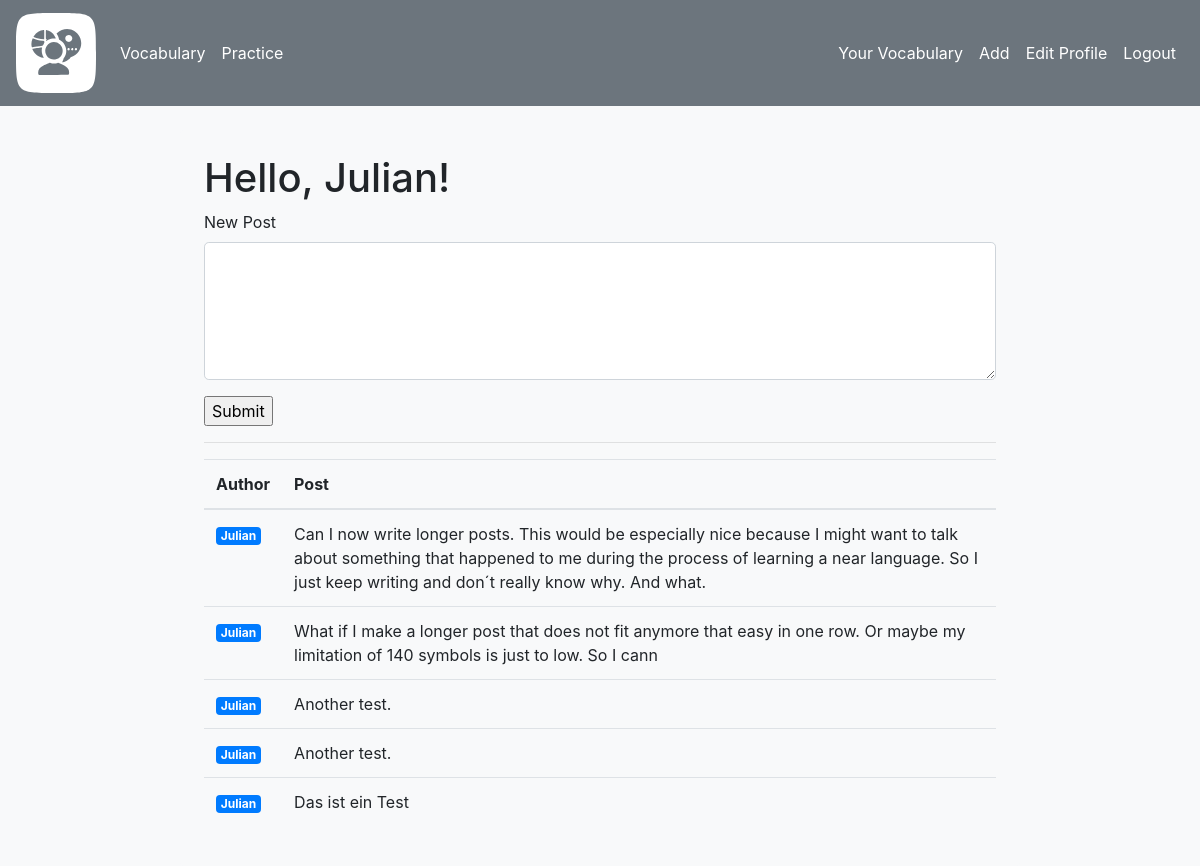
Before: /index (signed in) with the older database file.
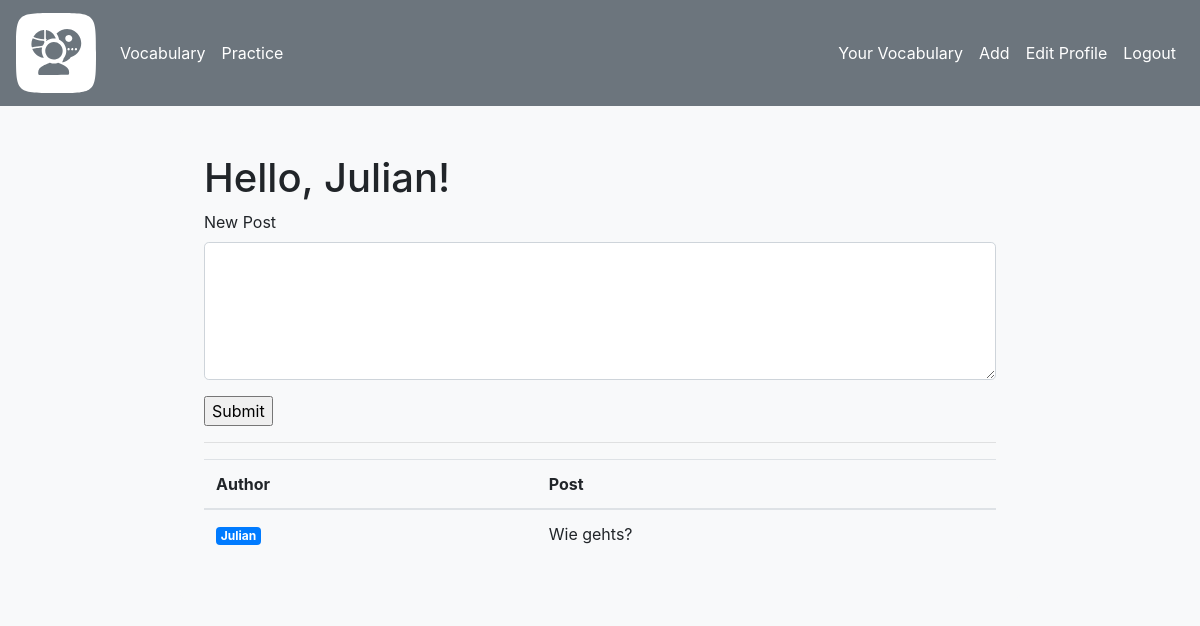
After: the same page with the newer database file.
### app/models.py (models this page shows, shortened)
class User(UserMixin, db.Model):
    __tablename__ = "user"
    id: so.Mapped[int] = so.mapped_column(primary_key=True)
    username: so.Mapped[str] = so.mapped_column(sa.String(64), index=True, unique=True)
    email: so.Mapped[str] = so.mapped_column(sa.String(120), index=True, unique=True)
    password_hash: so.Mapped[Optional[str]] = so.mapped_column(sa.String(256))
    about_me: so.Mapped[Optional[str]] = so.mapped_column(sa.String(140))
    last_seen: so.Mapped[Optional[datetime]] = so.mapped_column(default=lambda: datetime.now(timezone.utc))
    languages: so.Mapped[list['Language']]= so.relationship(
        secondary=user_language,
        back_populates='users')
    vocables: so.Mapped[list['Vocable']]=so.relationship(back_populates='user')
    posts: so.Mapped[list['Post']]=so.relationship(back_populates='author')
    def avatar(self, size):
        digest = md5(self.email.lower().encode('utf-8')).hexdigest()
        return f"https://www.gravatar.com/avatar/{digest}?d=identicon&s={size}"

class Post(db.Model):
    __tablename__="post"
    id: so.Mapped[int] = so.mapped_column(primary_key=True)
    body: so.Mapped[str] = so.mapped_column(sa.String(500))
    timestamp: so.Mapped[datetime] = so.mapped_column(index=True, default=lambda: datetime.now(timezone.utc))
    user_id: so.Mapped[int] = so.mapped_column(sa.ForeignKey(User.id), index=True)
    author: so.Mapped[User] = so.relationship(back_populates='posts')

### app/routes.py (the view)
@app.route('/')
@app.route('/index', methods=["GET","POST"])
@login_required
def index():
    form = AddPostForm()
    if form.validate_on_submit():
        new_post = Post(body=form.post.data, author=current_user)
        db.session.add(new_post)
        db.session.commit()
        flash("Post was added, successfully!", 'success')
        form.post.data = ""
        return redirect(url_for("index"))
    elif request.method == "GET":
        form.post.data = ""
    else:
        print(f"validate_on_submit: {form.validate_on_submit()}")
    posts = db.session.scalars(sa.select(Post).order_by(Post.timestamp.desc())).all()
    return render_template("index.html", title="Home", posts=posts, form=form)

### app/forms.py
class AddPostForm(FlaskForm):
    post = TextAreaField("New Post",validators=[Length(max=500), DataRequired()])
    submit = SubmitField("Submit")

### app/models.py (called while the page is built)
@login.user_loader
def load_user(id):
    return db.session.get(User, int(id))

### app/routes.py (called while the page is built)
@app.before_request
def before_request():
    if current_user.is_authenticated:
        current_user.last_seen = datetime.now(timezone.utc)
        db.session.commit()

### app/templates/index.html (shortened to what this page needs)
{% extends 'base.html'%}
{% block content %}
    <h1>Hello, {{ current_user.username }}!</h1>
    <form action="" method="post">
        <p>{{ form.post.label(class="form-control-label") }}<br>
            {{ form.post(class="form-control form-control-lg", cols=50, rows=4) }}</p>
        <p>{{ form.submit() }}</p>
    </form>
    <hr>
    <div class="responsive-table">
        <table class="table">
            <thead>
                <th>Author</th>
                <th>Post</th>
            </thead>
            <tbody>
                {% for post in posts %}
                    {% include "_post.html" %}
                {% endfor %}
            </tbody>
        </table>
    </div>
{% endblock %}

### app/templates/base.html (shortened to what this page needs)
<!doctype html>
<html lang="en">
  <head>
    <link rel="stylesheet" href="https://stackpath.bootstrapcdn.com/bootstrap/4.3.1/css/bootstrap.min.css">
    <link rel="stylesheet" href="{{url_for('static', filename='custom.css')}}">
  </head>
  <body class="bg-light">
    <nav class="navbar navbar-expand-md navbar-light bg-secondary">
        <a class="navbar-brand text-white" href="{{ url_for('index')}}"><img src="{{ url_for('static', filename='polyglot_pivot_logo.svg') }}" width="80" height="80"></a>
        <div class="collapse navbar-collapse" id="navbarNav">
            <ul class="navbar-nav">
              <li class="nav-item active">
                <a class="nav-link text-white" href="#">Vocabulary</a>
              </li>
              <li class="nav-item active">
                <a class="nav-link text-white" href="#">Practice</a>
              </li>
            </ul>
            <ul class="navbar-nav ml-auto">
              {% if current_user.is_anonymous %}
              <li class="nav-item active">
                <a class="nav-link text-white" href="{{url_for('login')}}">Login</a>
              </li>
              <li class="nav-item active">
                <a class="nav-link text-white" href="{{url_for('register')}}">Register</a>
              </li>
              {% else %}
              <li class="nav-item active">
                <a class="nav-link text-white" href="{{url_for('vocabulary')}}">Your Vocabulary</a>
              </li>
              <li class="nav-item">
                <a class="nav-link text-white" href="{{url_for('add_vocable')}}">Add</a>
              </li>
              <li class="nav-item active">
                <a class="nav-link text-white" href="{{url_for('edit_profile')}}">Edit Profile</a>
              </li>
              <li class="nav-item active">
                <a class="nav-link text-white" href="{{url_for('logout')}}">Logout</a>
              </li>
              {% endif %}
            </ul>
        </div>
    </nav>
    <div class="container bg-light rounded p-4 mt-4">
        {% block content %} {% endblock %}
    </div>
  </body>
</html>

### app/templates/_post.html
<tr>
    <td>
        <a href="{{ url_for('user', username=post.author.username) }}"><span class="badge badge-primary">{{ post.author.username }}</span></a>
    </td>
    <td>
        {{ post.body }}
    </td>
</tr>

### app/static/custom.css (style rules this page uses)
.container { width: 70%; }

Changed rows visible on the page:
removed Post: author.username "Julian", body "Can I now write longer posts. This would be especially nice because I might want to talk about something that happened to me during the process of learning a near language. So I just keep writing and don´t really know why. And what."
removed Post: author.username "Julian", body "What if I make a longer post that does not fit anymore that easy in one row. Or maybe my limitation of 140 symbols is just to low. So I cann"
removed Post: author.username "Julian", body "Another test."
removed Post: author.username "Julian", body "Another test."
changed Post "Julian": body "Das ist ein Test" → "Wie gehts?"
